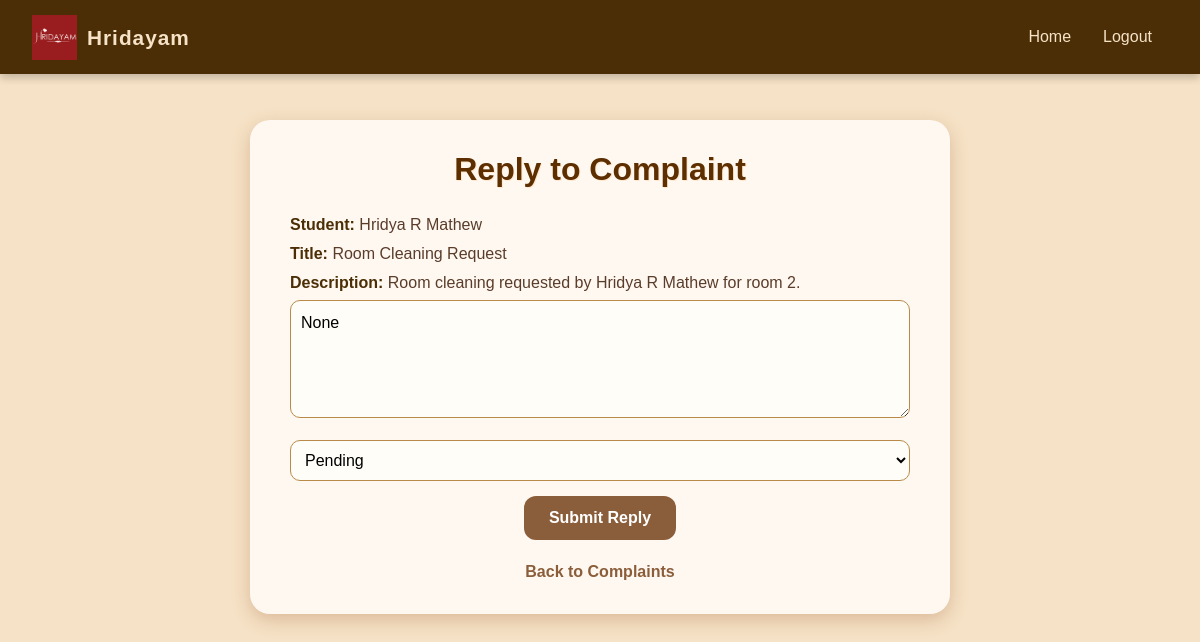
The app's page /reply_complaint/2/ with its own data.
### Hostel_Manager_App/models.py (models this page shows, shortened)
class Complaint_tab(models.Model):
    student = models.ForeignKey(Registration_table, on_delete=models.CASCADE)
    title = models.CharField(max_length=50)
    description = models.TextField()
    status = models.CharField(max_length=20, default='Pending')
    reply = models.TextField(blank=True, null=True)
    date_created = models.DateTimeField(default=timezone.now)

class Registration_table(models.Model):
    ROOM_TYPES = [
        ('Single', 'Single Room'),
        ('Double', 'Double Room'),
        ('Triple', 'Triple Room'),
        ('Six', 'Six Share'),
    ]
    name=models.CharField(max_length=50,null=True,blank=True)
    email=models.EmailField(null=True,blank=True)
    address=models.CharField(max_length=50,null=True,blank=True)
    phone=models.CharField(max_length=13,null=True,blank=True)
    password=models.CharField(max_length=20,null=True,blank=True)
    roomnumber=models.IntegerField(null=True,blank=True)
    roomtype = models.CharField(max_length=20, choices=ROOM_TYPES, null=True, blank=True)

### Hostel_Manager_App/views.py (the view, shortened to what this page needs)
# urls.py: path("reply_complaint/<int:id>/", views.reply_complaint, name="reply_complaint"),
def reply_complaint(request, id):
    complaint = get_object_or_404(Complaint_tab, id=id)
    return render(request, "reply_complaint.html", {'complaint': complaint})

### Hostel_Manager_App/templates/reply_complaint.html (shortened to what this page needs)
{% load static %}
<!DOCTYPE html>
<html lang="en">
<head>
  <link href="https://cdn.jsdelivr.net/npm/bootstrap@5.0.2/dist/css/bootstrap.min.css" rel="stylesheet">
</head>
<body>
  <nav>
    <a class="navbar-brand d-flex align-items-center" href="{% url 'hostel_admin_view' %}">
      <img src="{% static 'images/hridhayam logo.png' %}" alt="Logo" />
      <strong>Hridayam </strong>
    </a>
    <ul class="nav nav-pills">
      <li class="nav-item"><a class="nav-link" href="{% url 'hostel_admin_view' %}">Home</a></li>
      <li class="nav-item"><a class="nav-link" href="{% url 'logout_view' %}">Logout</a></li>
    </ul>
  </nav>
  <div class="reply-container">
    <h2>Reply to Complaint</h2>
    <p><b>Student:</b> {{ complaint.student.name }}</p>
    <p><b>Title:</b> {{ complaint.title }}</p>
    <p><b>Description:</b> {{ complaint.description }}</p>
    <form method="POST">
      <textarea name="reply" placeholder="Write your reply here..." rows="4" required>{{ complaint.reply }}</textarea>
      <select name="status" required>
        <option value="Pending" {% if complaint.status == 'Pending' %}selected{% endif %}>Pending</option>
      </select>
      <button type="submit">Submit Reply</button>
    </form>
    <a href="{% url 'admin_complaints' %}" class="back-link">Back to Complaints</a>
  </div>
</body>
</html>

### Hostel_Manager_App/templates/reply_complaint.html (style rules this page uses)
body { background-color: #f6e2c6; font-family: 'Poppins', sans-serif; margin: 0; padding-top: 80px; color: #4b2e05; }
nav { background-color: #4b2e05; position: fixed; top: 0; width: 100%; z-index: 1000; box-shadow: 0 4px 8px rgba(0,0,0,0.2); display: flex; justify-content: space-between; align-items: center; padding: 0.6rem 2rem; }
nav img { width: 45px; height: 45px; margin-right: 10px; }
nav strong { color: #f6e2c6; font-size: 1.3rem; letter-spacing: 1px; }
.nav-pills .nav-link { color: #f6e2c6 !important; font-weight: 500; transition: all 0.3s ease; }
.reply-container { background-color: #fff8f1; border-radius: 20px; box-shadow: 0 6px 18px rgba(139, 69, 19, 0.25); padding: 30px 40px; width: 90%; max-width: 700px; margin: 40px auto; transition: transform 0.3s ease, box-shadow 0.3s ease; }
h2 { text-align: center; color: #5c2e00; font-weight: 700; text-shadow: 1px 1px #ffe6cc; margin-bottom: 25px; }
p { font-size: 1rem; color: #5a3c2a; margin: 5px 0; }
b { color: #4b2e05; }
textarea, select { width: 100%; border: 1.5px solid #b88b4a; border-radius: 10px; padding: 10px; font-size: 1rem; background-color: #fffdf8; transition: all 0.3s ease; margin-bottom: 15px; }
button { background-color: #8b5e3b; color: white; font-weight: 600; padding: 10px 25px; border: none; border-radius: 12px; cursor: pointer; transition: all 0.3s ease; display: block; margin: 0 auto; }
.back-link { display: block; margin-top: 20px; text-align: center; color: #8b5e3b; text-decoration: none; font-weight: 600; transition: all 0.3s ease; }

### records on screen
Complaint_tab: student.name "Hridya R Mathew", title "Room Cleaning Request", description "Room cleaning requested by Hridya R Mathew for room 2.", reply "None", status "Pending"
